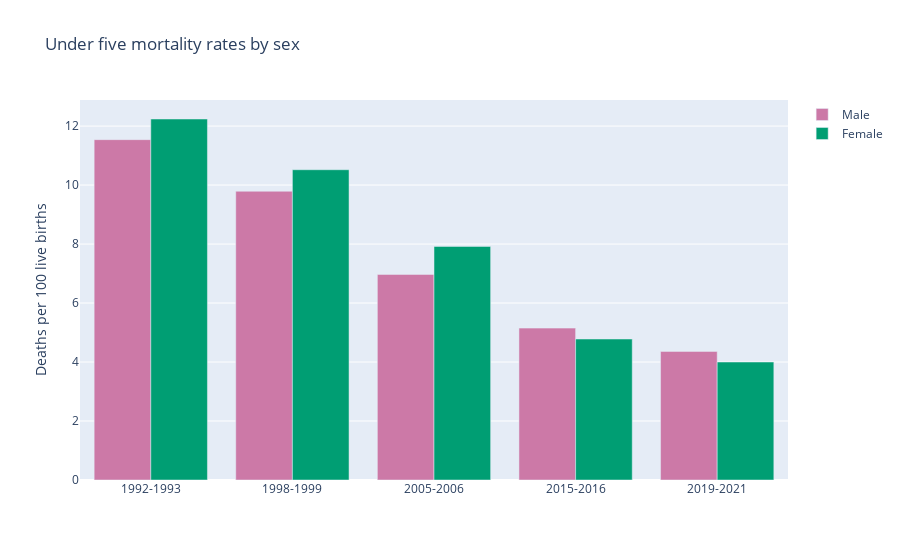

Notebook source saved alongside this figure:
### Code cell
total = pop_data[pop_data['Area'] == 'Total']
df = total[total['Group'] == 'Under five mortality']
fig = go.Figure()
fig.add_trace(go.Bar(
    x=df['Year'],
    y=df['Male'],
    name='Male',
    marker_color='#CC79A7'
))
fig.add_trace(go.Bar(
    x=df['Year'],
    y=df['Female'],
    name='Female',
    marker_color='#009E73'
))
fig.update_layout(
    yaxis_title='Deaths per 100 live births',
    title='Under five mortality rates by sex'
    )
fig.show()


df = UR[UR['Group'] == 'Neonatal mortality']
marker = ['solid', 'dot']
fig = go.Figure()
count = 0
for area in df['Area'].unique():
    temp = df[df['Area'] == area]
    fig.add_trace(go.Scatter(x=temp['Year'], y=temp['Male'],
                             marker=dict(size=10),
                             line=dict(color='#CC79A7', width=2, dash=marker[count]),
                             name=f"{area} - Male"))

    fig.add_trace(go.Scatter(x=temp['Year'], y=temp['Female'],
                             marker=dict(size=10),
                             line=dict(color='#009E73', width=2, dash=marker[count]),
                             name=f"{area} - Female"))
    count += 1

fig.update_layout(
    title='Neonatal mortality rates',
    xaxis_title=None,
    yaxis_title='Deaths per 100 live births',
)
fig.show()

df = UR[UR['Group'] == 'Postneonatal mortality']
fig = go.Figure()
count = 0
for area in df['Area'].unique():
    temp = df[df['Area'] == area]
    fig.add_trace(go.Scatter(x=temp['Year'], y=temp['Male'],
                             marker=dict(size=10),
                             line=dict(color='#CC79A7', width=2, dash=marker[count]),
                             name=f"{area} - Male"))

    fig.add_trace(go.Scatter(x=temp['Year'], y=temp['Female'],
                             marker=dict(size=10),
                             line=dict(color='#009E73', width=2, dash=marker[count]),
                             name=f"{area} - Female"))
    count += 1

fig.update_layout(
    title='Postneonatal mortality rates',
    xaxis_title=None,
    yaxis_title='Deaths per 100 live births',
)
fig.show()


df = UR[UR['Group'] == 'Child mortality']
fig = go.Figure()
count = 0
for area in df['Area'].unique():
    temp = df[df['Area'] == area]
    fig.add_trace(go.Scatter(x=temp['Year'], y=temp['Male'],
                             marker=dict(size=10),
                             line=dict(color='#CC79A7', width=2, dash=marker[count]),
                             name=f"{area} - Male"))

    fig.add_trace(go.Scatter(x=temp['Year'], y=temp['Female'],
                             marker=dict(size=10),
                             line=dict(color='#009E73', width=2, dash=marker[count]),
                             name=f"{area} - Female"))
    count += 1

fig.update_layout(
    title='Child mortality rates',
    xaxis_title=None,
    yaxis_title='Deaths per 100 live births',
)
fig.show()

### Figure 1 — Plotly figure (JSON) as saved in the notebook; plotly's stock layout.template omitted (floating-point values rounded to 4 significant figures)
{"data": [{"marker": {"color": "#CC79A7"}, "name": "Male", "type": "bar", "x": ["1992-1993", "1998-1999", "2005-2006", "2015-2016", "2019-2021"], "y": [11.54, 9.79, 6.97, 5.15, 4.36]}, {"marker": {"color": "#009E73"}, "name": "Female", "type": "bar", "x": ["1992-1993", "1998-1999", "2005-2006", "2015-2016", "2019-2021"], "y": [12.24, 10.52, 7.92, 4.78, 4]}], "layout": {"title": {"text": "Under five mortality rates by sex"}, "yaxis": {"title": {"text": "Deaths per 100 live births"}}}}
